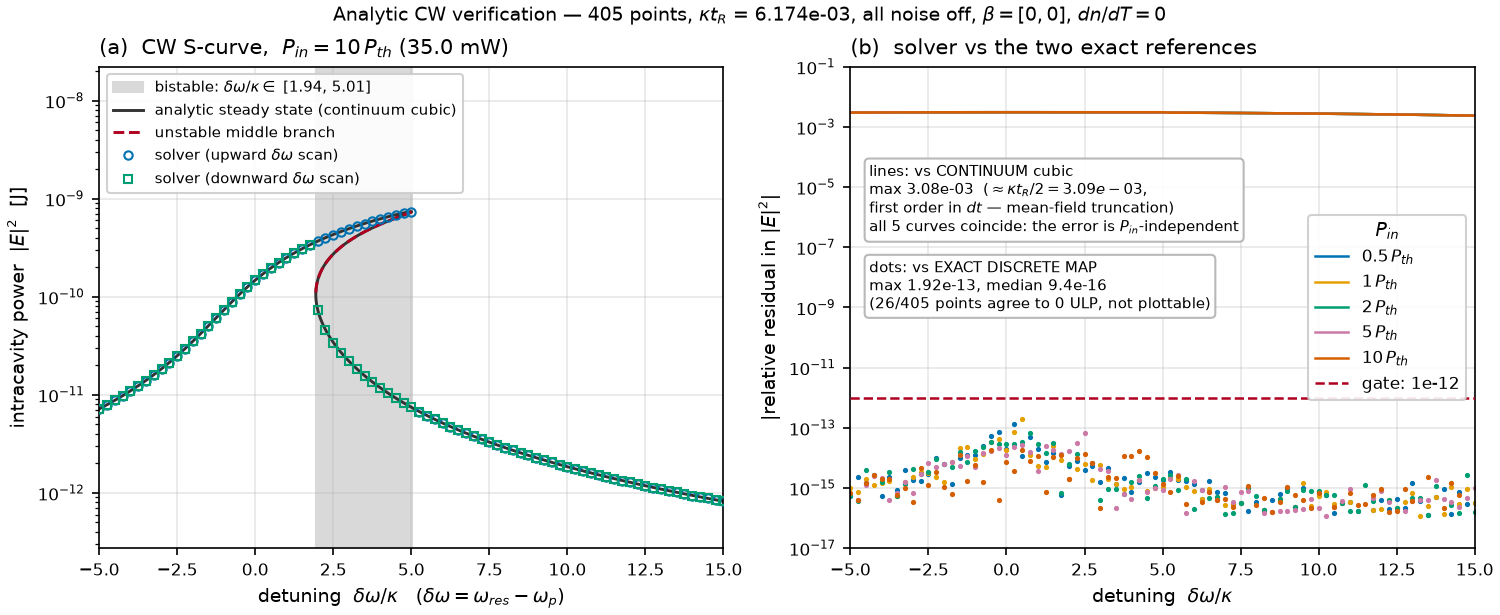

Reproduce this figure in Python.
"""Two-panel figure for the analytic CW verification.

Panel (a) — the bistable CW S-curve. The analytic steady state is drawn as a
continuous PARAMETRIC curve rather than root-by-root: solving the steady state
for the detuning instead of the power,

    delta_omega(P) = gamma*P -/+ sqrt(kappa_c*P_in/P - (kappa/2)^2),
    P in (0, P_max],  P_max = kappa_c*P_in/(kappa/2)^2

gives two single-valued arcs that join at ``P_max``, so concatenating the minus
arc (P increasing) with the plus arc (P decreasing) traces the whole S in one
stroke with no root-sorting and no missing segments. The unstable middle branch
is overlaid dashed from the cubic's middle root, and the bistable detuning
window is shaded. Solver points sit on top: circles from an upward detuning
scan (high branch) and squares from a downward scan (low branch), which is what
makes the bistability visible as two *reachable* states rather than as an
abstract multivalued curve.

Panel (b) — the residual spectrum, log axis, with the 1e-12 guide line. Two
families are plotted per pump power:

  * ``rel_continuum`` (lines, upper cluster ~3e-3) — the solver against the
    continuum LLE cubic. This is the mean-field truncation of the operator
    splitting: first order in dt, magnitude ~kappa*t_r/2. It is NOT a
    convergence artifact and does not shrink with settle time.
  * ``rel_discrete`` (markers, lower cluster ~1e-15) — the solver against the
    exact fixed point of its own discrete map, which is the machine-precision
    claim and what the CLI gates on.

Putting both on one axis is the point of the panel: the ~13 decades between
them is the size of the mean-field approximation, measured rather than assumed.

Usage
-----
    python -m validation.figures.fig_analytic_cw [--quick] [--out PATH]

See :mod:`validation.analytic_cw` for the physics and the derivations.
Reference: Herr, Tikan & Kippenberg, arXiv:2604.05897v1 (7 Apr 2026).
"""

from __future__ import annotations

import argparse
import sys
from pathlib import Path
from typing import Any, Sequence

import numpy as np

_REPO_ROOT = Path(__file__).resolve().parents[2]
if str(_REPO_ROOT) not in sys.path:
    sys.path.insert(0, str(_REPO_ROOT))

from analysis.plot_utils import apply_pub_style                      # noqa: E402
from validation.analytic_cw import (                                 # noqa: E402
    CavityParams,
    DEFAULT_DETUNING_GRID,
    DEFAULT_PIN_MULTIPLIERS,
    DEFAULT_N_TAU,
    DEFAULT_T_SLOW,
    analytic_cw_roots,
    load_cavity_params,
    solver_cw_steady_state,
    verify,
)

__all__ = ["analytic_s_curve", "bistable_window", "make_figure", "main"]

DEFAULT_OUT = Path(__file__).resolve().parent / "fig_analytic_cw.png"

#: Pump power for panel (a), in units of P_th. Only 5 and 10 P_th are bistable
#: anywhere on the [-5, 15]*kappa grid; 10 gives the widest window
#: (delta_omega/kappa in [2, 5]) and therefore the clearest S.
SCURVE_PIN_MULT = 10.0

#: Colorblind-safe qualitative colors (Wong 2011), one per pump power.
_PIN_COLORS = ("#0072B2", "#E69F00", "#009E73", "#CC79A7", "#D55E00")


def analytic_s_curve(
    pin: float, params: CavityParams, n_points: int = 4001
) -> tuple[np.ndarray, np.ndarray]:
    """Trace the full CW steady-state curve parametrically in the power.

    Parameters
    ----------
    pin : float
        Pump power [W].
    params : CavityParams
        Resolved cavity constants.
    n_points : int, optional
        Samples per arc [dimensionless count], default 4001. The returned
        arrays are twice this length, one arc each way.

    Returns
    -------
    delta_over_kappa : numpy.ndarray
        Detuning in units of ``kappa`` [dimensionless], shape
        ``(2*n_points,)``.
    power : numpy.ndarray
        Intracavity power ``|E|**2`` [J], same shape.

    Raises
    ------
    ZeroDivisionError
        If ``params.kappa`` is zero.

    Notes
    -----
    Parameterised by P rather than by detuning, and traced as ONE continuous
    stroke covering both arcs, so the multivalued (bistable) region is drawn
    correctly without any branch bookkeeping. Solving for P at each detuning
    instead would need the root-selection logic the figure exists to
    illustrate.

    The spacing is logarithmic with a cosine taper: the low branch spans
    several decades in P, while the fold needs resolution near ``P_max``, where
    the square root has infinite slope.

    Examples
    --------
    >>> from validation.analytic_cw import load_cavity_params
    >>> params = load_cavity_params()
    >>> dw, power = analytic_s_curve(10 * params.p_th, params, n_points=101)
    >>> dw.shape, power.shape
    ((202,), (202,))
    >>> bool((power > 0).all())
    True
    """
    p_max = params.kappa_c * float(pin) / (params.kappa / 2.0) ** 2
    # Log spacing: the low branch spans several decades in P while the fold
    # region needs resolution near P_max, and the sqrt below has infinite
    # slope there. Squeeze the last decade toward P_max with a cosine taper.
    frac = 0.5 * (1.0 - np.cos(np.linspace(0.0, np.pi, n_points)))    # 0 -> 1, dense at ends
    p_lo = p_max * 1e-9
    p = p_lo * (p_max / p_lo) ** frac
    p = np.clip(p, None, p_max)

    inner = np.maximum(params.kappa_c * float(pin) / p - (params.kappa / 2.0) ** 2, 0.0)
    offset = np.sqrt(inner)
    dw_minus = params.gamma * p - offset
    dw_plus = params.gamma * p + offset

    # minus arc with P increasing, then plus arc back down: one continuous S.
    dw = np.concatenate([dw_minus, dw_plus[::-1]])
    pp = np.concatenate([p, p[::-1]])
    return dw / params.kappa, pp


def bistable_window(
    pin: float, params: CavityParams, grid: Sequence[float] | np.ndarray
) -> tuple[float, float] | None:
    """Find the detuning span over which the CW cubic has three real roots.

    Parameters
    ----------
    pin : float
        Pump power [W].
    params : CavityParams
        Resolved cavity constants.
    grid : sequence of float or numpy.ndarray
        Detunings in units of ``kappa`` [dimensionless] whose span is
        searched.

    Returns
    -------
    tuple of float or None
        ``(lo, hi)`` in units of ``kappa``, or ``None`` when the operating
        point is nowhere bistable.

    Raises
    ------
    ValueError
        Propagated from
        :func:`~validation.analytic_cw.analytic_cw_roots` for a non-positive
        ``kappa`` or ``gamma``.

    Notes
    -----
    Evaluated on a refined 4001-point grid spanning ``grid``, so the shaded
    region is not quantized to the coarse verification grid -- a shaded band
    that snapped to the sample points would misstate where bistability starts.

    Examples
    --------
    >>> from validation.analytic_cw import (DEFAULT_DETUNING_GRID,
    ...                                     load_cavity_params)
    >>> params = load_cavity_params()
    >>> window = bistable_window(10 * params.p_th, params, DEFAULT_DETUNING_GRID)
    >>> [round(edge, 2) for edge in window]
    [1.94, 5.01]

    Below threshold there is no bistable window, and ``None`` says so:

    >>> bistable_window(0.5 * params.p_th, params, DEFAULT_DETUNING_GRID) is None
    True
    """
    fine = np.linspace(float(np.min(grid)), float(np.max(grid)), 4001)
    counts = np.array(
        [
            analytic_cw_roots(pin, d * params.kappa, params.kappa, params.kappa_c,
                              params.gamma).size
            for d in fine
        ]
    )
    tri = fine[counts == 3]
    if tri.size == 0:
        return None
    return float(tri.min()), float(tri.max())


def make_figure(
    result: dict[str, Any],
    out_path: Path,
    *,
    scurve_pin_mult: float = SCURVE_PIN_MULT,
    t_slow: int = DEFAULT_T_SLOW,
    n_tau: int = DEFAULT_N_TAU,
) -> Path:
    """Render the two-panel analytic-CW figure from a verification result.

    Parameters
    ----------
    result : dict
        The result of :func:`validation.analytic_cw.verify`.
    out_path : pathlib.Path
        Destination image.
    scurve_pin_mult : float, optional
        Pump power in units of ``P_th`` [dimensionless] the S-curve panel is
        drawn at. Keyword-only.
    t_slow : int, optional
        Round trips [dimensionless count] for the solver points overlaid on the
        S-curve. Keyword-only.
    n_tau : int, optional
        Fast-time grid points for those points. Keyword-only.

    Returns
    -------
    pathlib.Path
        ``out_path``, for chaining.

    Raises
    ------
    KeyError
        If ``result`` is missing a field the figure plots.
    OSError
        If ``out_path`` cannot be written.
    ImportError
        If matplotlib is unavailable.

    Notes
    -----
    Two panels: the bistable S-curve with the solver's own points on it, and
    the relative-residual spectrum against BOTH exact references. Showing both
    residuals together is the point -- the machine-precision agreement with the
    discrete map and the 3e-3 mean-field gap to the continuum cubic are
    different claims, and a single residual curve would conflate them.

    No ``Examples`` section: it runs solver points for the S-curve overlay and
    writes a file.
    """
    import matplotlib
    matplotlib.use("Agg")
    import matplotlib.pyplot as plt

    apply_pub_style()

    params: CavityParams = result["params"]
    grid = result["delta_over_kappa"]
    mults = result["pin_over_pth"]

    # Which swept pump to draw the S-curve for; fall back to the largest one
    # present if the requested multiplier was not part of the sweep.
    if scurve_pin_mult in set(float(m) for m in mults):
        i_s = int(np.argmin(np.abs(mults - scurve_pin_mult)))
    else:
        i_s = int(np.argmax(mults))
    mult_s = float(mults[i_s])
    pin_s = mult_s * params.p_th

    fig, (ax_a, ax_b) = plt.subplots(1, 2, figsize=(10.0, 4.1))

    # ---------------- panel (a): the S-curve ----------------
    window = bistable_window(pin_s, params, grid)
    if window is not None:
        ax_a.axvspan(
            window[0], window[1], color="0.85", zorder=0,
            label=f"bistable: $\\delta\\omega/\\kappa \\in$ "
                  f"[{window[0]:.2f}, {window[1]:.2f}]",
        )

    dw_curve, p_curve = analytic_s_curve(pin_s, params)
    inside = (dw_curve >= grid.min()) & (dw_curve <= grid.max())
    ax_a.plot(
        dw_curve[inside], p_curve[inside], "-", color="#333333", lw=1.4, zorder=2,
        label="analytic steady state (continuum cubic)",
    )

    # The unstable middle root, dashed, from the cubic itself.
    fine = np.linspace(grid.min(), grid.max(), 2001)
    mid_dw, mid_p = [], []
    for d in fine:
        roots = analytic_cw_roots(
            pin_s, d * params.kappa, params.kappa, params.kappa_c, params.gamma
        )
        if roots.size == 3:
            mid_dw.append(d)
            mid_p.append(roots[1])
    if mid_dw:
        ax_a.plot(
            mid_dw, mid_p, "--", color="#B00020", lw=1.4, zorder=3,
            label="unstable middle branch",
        )

    # Solver points on both reachable branches.
    ax_a.plot(
        grid, result["p_solver"][i_s], "o", ms=4.0, mfc="none", mew=1.0,
        color="#0072B2", zorder=4, label="solver (upward $\\delta\\omega$ scan)",
    )
    p_down = solver_cw_steady_state(
        pin_s, grid * params.kappa, params,
        t_slow=t_slow, n_tau=n_tau, scan_direction="down",
    )
    ax_a.plot(
        grid, p_down, "s", ms=3.6, mfc="none", mew=1.0,
        color="#009E73", zorder=4, label="solver (downward $\\delta\\omega$ scan)",
    )

    ax_a.set_yscale("log")
    ax_a.set_xlim(grid.min(), grid.max())
    # Headroom above the fold: the top of the S sits at P_max = kappa_c*P_in/
    # (kappa/2)^2, and the legend must not be allowed to cover it (the upper
    # branch is the whole point of the panel).
    p_top = params.kappa_c * pin_s / (params.kappa / 2.0) ** 2
    p_bot = min(float(np.min(result["p_solver"][i_s])), float(np.min(p_down)))
    ax_a.set_ylim(p_bot / 3.0, p_top * 30.0)
    ax_a.set_xlabel(r"detuning  $\delta\omega/\kappa$   ($\delta\omega=\omega_{res}-\omega_{p}$)")
    ax_a.set_ylabel(r"intracavity power  $|E|^2$  [J]")
    ax_a.set_title(
        f"(a)  CW S-curve,  $P_{{in}} = {mult_s:g}\\,P_{{th}}$ "
        f"({pin_s * 1e3:.1f} mW)",
        loc="left",
    )
    # Upper LEFT: the blue-detuned corner is empty at every pump power, whereas
    # upper right is exactly where the high branch runs.
    ax_a.legend(loc="upper left", framealpha=0.9, fontsize=7.2)

    # ---------------- panel (b): residual spectrum ----------------
    # Points where the solver reproduces the discrete-map fixed point to 0 ULP
    # have residual exactly 0 and cannot be drawn on a log axis. Drop them
    # rather than clipping to a floor — a fake row of dots on the bottom axis
    # would read as "worst case", the opposite of the truth — and report the
    # count instead.
    n_exact = int(np.sum(result["rel_discrete"] == 0.0))
    for i, mult in enumerate(mults):
        color = _PIN_COLORS[i % len(_PIN_COLORS)]
        ax_b.plot(
            grid, result["rel_continuum"][i], "-", lw=1.2, color=color,
            label=f"{mult:g}$\\,P_{{th}}$",
        )
        nonzero = result["rel_discrete"][i] > 0.0
        ax_b.plot(
            grid[nonzero], result["rel_discrete"][i][nonzero], ".", ms=3.0,
            color=color,
        )

    ax_b.axhline(
        result["rtol"], color="#B00020", ls="--", lw=1.2, zorder=5,
        label=f"gate: {result['rtol']:.0e}",
    )
    ax_b.set_yscale("log")
    ax_b.set_xlim(grid.min(), grid.max())
    ax_b.set_ylim(1e-17, 1e-1)
    ax_b.set_xlabel(r"detuning  $\delta\omega/\kappa$")
    ax_b.set_ylabel(r"$|$relative residual in $|E|^2|$")
    ax_b.set_title("(b)  solver vs the two exact references", loc="left")
    ax_b.legend(loc="center right", ncol=1, framealpha=0.9, title="$P_{in}$")

    ax_b.annotate(
        f"lines: vs CONTINUUM cubic\n"
        f"max {result['max_rel_continuum']:.2e}  "
        f"($\\approx \\kappa t_R/2 = {params.kappa * params.t_r / 2:.2e}$,\n"
        f"first order in $dt$ — mean-field truncation)\n"
        f"all {len(mults)} curves coincide: the error is $P_{{in}}$-independent",
        xy=(0.03, 0.80), xycoords="axes fraction", va="top", ha="left", fontsize=7.2,
        bbox={"boxstyle": "round,pad=0.3", "fc": "white", "ec": "0.7", "alpha": 0.92},
    )
    ax_b.annotate(
        f"dots: vs EXACT DISCRETE MAP\n"
        f"max {result['max_rel_discrete']:.2e}, median "
        f"{result['median_rel_discrete']:.1e}\n"
        f"({n_exact}/{result['n_points']} points agree to 0 ULP, not plottable)",
        xy=(0.03, 0.60), xycoords="axes fraction", va="top", ha="left", fontsize=7.2,
        bbox={"boxstyle": "round,pad=0.3", "fc": "white", "ec": "0.7", "alpha": 0.92},
    )

    fig.suptitle(
        f"Analytic CW verification — {result['n_points']} points, "
        f"$\\kappa t_R$ = {params.kappa * params.t_r:.3e}, "
        f"all noise off, $\\beta=[0,0]$, $dn/dT=0$",
        fontsize=9,
    )

    out_path = Path(out_path)
    out_path.parent.mkdir(parents=True, exist_ok=True)
    fig.savefig(out_path)
    plt.close(fig)
    return out_path


def main(argv: Sequence[str] | None = None) -> int:
    """Run the CW verification and render its figure from the command line.

    Parameters
    ----------
    argv : sequence of str or None, optional
        Command-line arguments; ``None`` (default) reads ``sys.argv[1:]``.

    Returns
    -------
    int
        The process exit status: 0 on success.

    Raises
    ------
    SystemExit
        From ``argparse`` on a malformed command line or ``--help``.
    AssertionError
        Propagated from :func:`validation.analytic_cw.verify` if a grid point
        failed to settle.
    ImportError
        If matplotlib is unavailable.

    Notes
    -----
    Runs the verification itself rather than reading a stored artifact, so the
    figure cannot fall out of date with the numbers it plots.

    No ``Examples`` section: every path runs the CW sweep.
    """
    ap = argparse.ArgumentParser(
        prog="python -m validation.figures.fig_analytic_cw",
        description="Render the analytic-CW verification figure.",
    )
    ap.add_argument("--out", type=Path, default=DEFAULT_OUT)
    ap.add_argument("--config", type=str, default=None)
    ap.add_argument("--t-slow", type=int, default=DEFAULT_T_SLOW)
    ap.add_argument("--n-tau", type=int, default=DEFAULT_N_TAU)
    ap.add_argument("--quick", action="store_true",
                    help="reduced grid (41 detunings, 2 pumps, t_slow=20000)")
    args = ap.parse_args(argv)

    params = load_cavity_params(args.config)
    if args.quick:
        grid = np.linspace(-5.0, 15.0, 41)
        mults: tuple[float, ...] = (1.0, 10.0)
        t_slow = 20_000
    else:
        grid = DEFAULT_DETUNING_GRID
        mults = DEFAULT_PIN_MULTIPLIERS
        t_slow = args.t_slow

    result = verify(
        params=params, detuning_grid=grid, pin_multipliers=mults,
        t_slow=t_slow, n_tau=args.n_tau,
    )
    out = make_figure(result, args.out, t_slow=t_slow, n_tau=args.n_tau)
    print(f"wrote {out}")
    print(
        f"  max rel residual vs discrete map: {result['max_rel_discrete']:.3e} "
        f"(gate {result['rtol']:.0e}, {'PASS' if result['passed'] else 'FAIL'})"
    )
    print(f"  max rel residual vs continuum cubic: {result['max_rel_continuum']:.3e}")
    return 0


if __name__ == "__main__":
    raise SystemExit(main())
